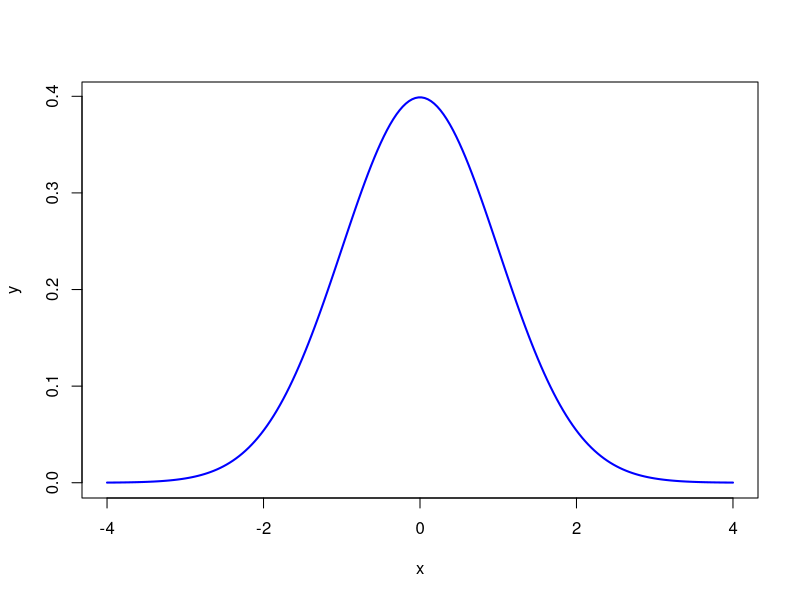

This figure's R source:
## ---- chunk 1
# 1
x <- seq(-4,4,length=200)
# sequence from -4 to 4 of 200 digits each evenly spaced
y <- dnorm(x,mean=0,sd=1)
# vector of the values of the standard normal distribution at every value of the 200 digit seq
z <- plot(x,y,type='l',lwd=2,col='blue')
# normal distribution curve of x
## ---- chunk 2
# 2
# Scores on a university exam are normally distributed with a mean of 68 and a standard deviation of 9. What is the probability that a student scores above 77?
pnorm(77,68,9,lower.tail=FALSE)
# 0.158
## ---- chunk 3
# 3
# Tha random variable X is normally distributed with mean 80 and standard deviation 12.
# a) What is the probability that a value of X chosen at random will be between 65 and 95?
pnorm(95,80,12,lower.tail=TRUE) - pnorm(65,80,12,lower.tail=TRUE)
# 0.788
# b) What is the probability that a value of X chosen at random will be less than 74?
pnorm(74,80,12,lower.tail = TRUE)
# 0.309
## ---- chunk 4
# 4
# The test scores of 600 students are normally distributed with a mean of 76 and standard deviation of 8. In class, we have discussed quartiles. Ask your TA to discuss percentiles. Find the 95th percentile of the distribution of test scores.
k <- qnorm(0.95)
k
k* 8 + 76
# 89.158
## ---- chunk 5
# 5
# The Intelligence Quotient (IQ) of a person is normally distributed with mean 100 and standard deviation 16.
# a) What percentage of the population have an IQ in the interval (84, 116)?
pnorm(116,100,16)-pnorm(84,100,16)
# 0.682
# b) MENSA is an organization for people with an IQ in the top 2% of the population. What IQ should a person possess to get admitted to MENSA?
z <- qnorm(0.98)
z
16*z+100
# 132.86
